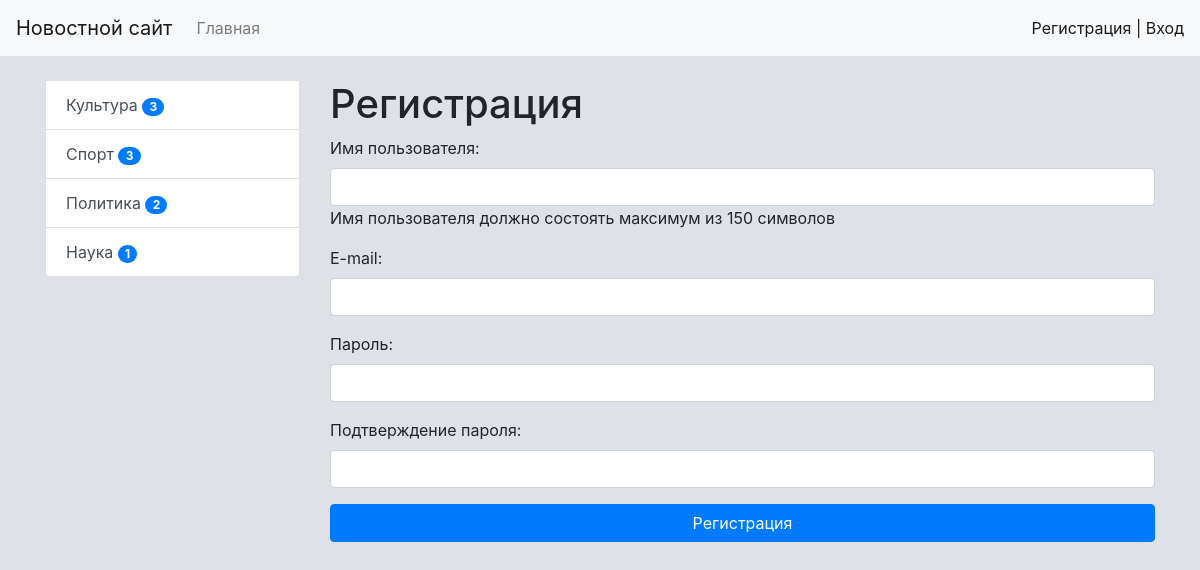
Screenshot of /register/ with the database file from the repository.
### news/models.py (models this page shows, shortened)
class Category(models.Model):
    title = models.CharField(max_length=150, db_index=True, verbose_name='Наименование категории')
    def get_absolute_url(self):
        return reverse_lazy('category', kwargs={'category_id': self.pk})
    class Meta:
        verbose_name = 'Категория'
        verbose_name_plural = "Категории"
        ordering = ['title']

### news/views.py (the view)
# urls.py: path('register/', register, name='register'),
def register(request):
    if request.method == 'POST':
        form = UserRegisterForm(request.POST)
        if form.is_valid():
            user = form.save()
            login(request, user)
            messages.success(request, 'Вы успешно зарегистрировались')
            return redirect('home')
        else:
            messages.error(request, 'Ошибка регистрации')
    else:
        form = UserRegisterForm()
    return render(request, 'news/register.html', {'form': form})

### news/forms.py
class UserRegisterForm(UserCreationForm):
    username = forms.CharField(max_length=150, label='Имя пользователя',
                               help_text='Имя пользователя должно состоять максимум из 150 символов',
                               widget=forms.TextInput(attrs={'class': 'form-control'}))
    password1 = forms.CharField(label='Пароль', widget=forms.PasswordInput(attrs={'class': 'form-control'}))
    password2 = forms.CharField(label='Подтверждение пароля',
                                widget=forms.PasswordInput(attrs={'class': 'form-control'}))
    email = forms.EmailField(label='E-mail', widget=forms.EmailInput(attrs={'class': 'form-control'}))
    class Meta:
        model = User
        fields = ('username', 'email', 'password1', 'password2')

### news/templatetags/news_tags.py (called while the page is built)
@register.inclusion_tag('news/list_categories.html')
def show_categories():
    categories = Category.objects.annotate(cnt=(Count('news', filter=F('news__is_published')))).filter(cnt__gt=0)
    return {'categories': categories}

### news/templates/news/register.html (shortened to what this page needs)
{% extends 'base.html' %}
{% block sidebar %}
{% include 'inc/_sidebar.html' %}
{% endblock %}
{% block content %}
<h1>Регистрация</h1>
    <form method="post">
        {{ form.as_p }}
        <button type="submit" class="btn btn-primary btn-block">Регистрация</button>
{% endblock %}

### news/templates/news/list_categories.html
<div class="list-group">
    {% for item in categories %}
        <a href="{{ item.get_absolute_url }}" class="list-group-item list-group-item-action">{{ item.title }}
            <span class="badge badge-primary badge-pill">{{ item.cnt }}</span></a>
    {% endfor %}
</div>

### mysite/static/css/style.css (style rules this page uses)
body { background-color: #dee2e6; }

### rows the page displays
Category: title "Культура", cnt "3"
Category: title "Спорт", cnt "3"
Category: title "Политика", cnt "2"
Category: title "Наука", cnt "1"
